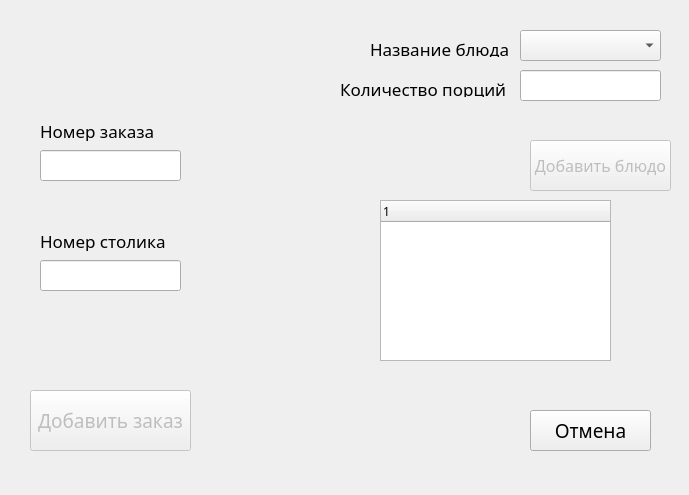
<?xml version="1.0" encoding="UTF-8"?>
<ui version="4.0">
 <class>List_create_menu</class>
 <widget class="QDialog" name="List_create_menu">
  <property name="geometry">
   <rect>
    <x>0</x>
    <y>0</y>
    <width>689</width>
    <height>495</height>
   </rect>
  </property>
  <property name="font">
   <font>
    <family>Titillium Web</family>
   </font>
  </property>
  <property name="windowTitle">
   <string>Dialog</string>
  </property>
  <widget class="QPushButton" name="Add_order_button">
   <property name="enabled">
    <bool>false</bool>
   </property>
   <property name="geometry">
    <rect>
     <x>30</x>
     <y>390</y>
     <width>161</width>
     <height>61</height>
    </rect>
   </property>
   <property name="font">
    <font>
     <family>Titillium Web</family>
     <pointsize>14</pointsize>
    </font>
   </property>
   <property name="cursor">
    <cursorShape>PointingHandCursor</cursorShape>
   </property>
   <property name="text">
    <string>Добавить заказ</string>
   </property>
  </widget>
  <widget class="QPushButton" name="Cancel_button">
   <property name="geometry">
    <rect>
     <x>530</x>
     <y>410</y>
     <width>121</width>
     <height>41</height>
    </rect>
   </property>
   <property name="font">
    <font>
     <family>Titillium Web</family>
     <pointsize>14</pointsize>
    </font>
   </property>
   <property name="cursor">
    <cursorShape>PointingHandCursor</cursorShape>
   </property>
   <property name="text">
    <string>Отмена</string>
   </property>
  </widget>
  <widget class="QComboBox" name="comboBox">
   <property name="geometry">
    <rect>
     <x>520</x>
     <y>30</y>
     <width>141</width>
     <height>31</height>
    </rect>
   </property>
  </widget>
  <widget class="QLineEdit" name="Order_number_line">
   <property name="geometry">
    <rect>
     <x>40</x>
     <y>150</y>
     <width>141</width>
     <height>31</height>
    </rect>
   </property>
  </widget>
  <widget class="QLineEdit" name="Table_number_line">
   <property name="geometry">
    <rect>
     <x>40</x>
     <y>260</y>
     <width>141</width>
     <height>31</height>
    </rect>
   </property>
  </widget>
  <widget class="QLineEdit" name="Dish_count">
   <property name="geometry">
    <rect>
     <x>520</x>
     <y>70</y>
     <width>141</width>
     <height>31</height>
    </rect>
   </property>
  </widget>
  <widget class="QLabel" name="label">
   <property name="geometry">
    <rect>
     <x>40</x>
     <y>120</y>
     <width>121</width>
     <height>21</height>
    </rect>
   </property>
   <property name="font">
    <font>
     <family>Titillium Web</family>
     <pointsize>13</pointsize>
    </font>
   </property>
   <property name="text">
    <string>Номер заказа</string>
   </property>
  </widget>
  <widget class="QLabel" name="label_2">
   <property name="geometry">
    <rect>
     <x>40</x>
     <y>230</y>
     <width>131</width>
     <height>21</height>
    </rect>
   </property>
   <property name="font">
    <font>
     <family>Titillium Web</family>
     <pointsize>13</pointsize>
    </font>
   </property>
   <property name="text">
    <string>Номер столика</string>
   </property>
  </widget>
  <widget class="QLabel" name="label_3">
   <property name="geometry">
    <rect>
     <x>370</x>
     <y>40</y>
     <width>141</width>
     <height>17</height>
    </rect>
   </property>
   <property name="font">
    <font>
     <family>Titillium Web</family>
     <pointsize>13</pointsize>
    </font>
   </property>
   <property name="text">
    <string>Название блюда</string>
   </property>
  </widget>
  <widget class="QLabel" name="label_4">
   <property name="geometry">
    <rect>
     <x>340</x>
     <y>80</y>
     <width>171</width>
     <height>17</height>
    </rect>
   </property>
   <property name="font">
    <font>
     <family>Titillium Web</family>
     <pointsize>13</pointsize>
    </font>
   </property>
   <property name="text">
    <string>Количество порций</string>
   </property>
  </widget>
  <widget class="QPushButton" name="Add_dish_button">
   <property name="enabled">
    <bool>false</bool>
   </property>
   <property name="geometry">
    <rect>
     <x>530</x>
     <y>140</y>
     <width>141</width>
     <height>51</height>
    </rect>
   </property>
   <property name="font">
    <font>
     <family>Titillium Web</family>
     <pointsize>12</pointsize>
    </font>
   </property>
   <property name="cursor">
    <cursorShape>PointingHandCursor</cursorShape>
   </property>
   <property name="text">
    <string>Добавить блюдо</string>
   </property>
  </widget>
  <widget class="QTreeWidget" name="treeWidget">
   <property name="geometry">
    <rect>
     <x>380</x>
     <y>200</y>
     <width>231</width>
     <height>161</height>
    </rect>
   </property>
   <column>
    <property name="text">
     <string notr="true">1</string>
    </property>
   </column>
  </widget>
 </widget>
 <resources/>
 <connections/>
</ui>
